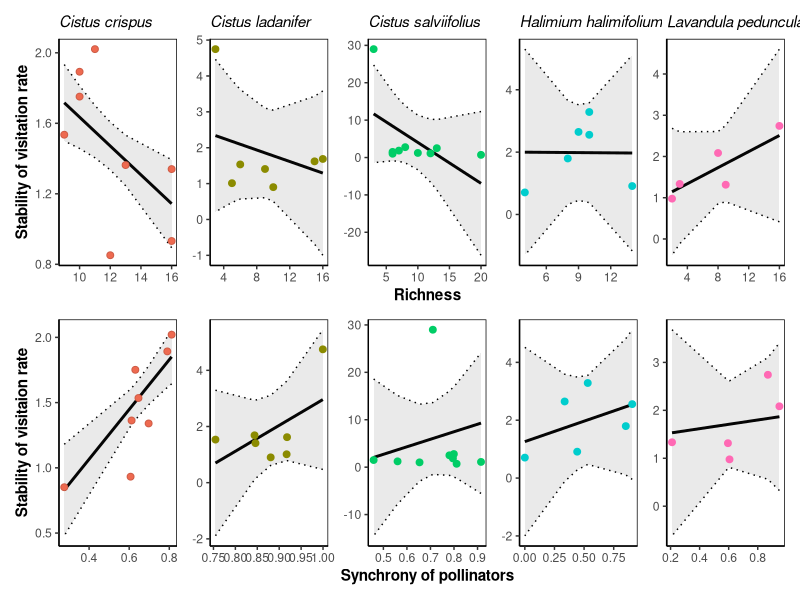

This chart was generated by the following R code:

library(tidyverse)
library(effects)
library(patchwork)

# stability data for five plant species present at least in five sites
# C.crispu, C. ladanifer, C. salviifolius, H.halimifolium and L. pedunculata

data_plant<- read.csv("Data/Stability_fivespecies.csv")
data_plant<-data_plant[,-1]


# Replace inf with NA
data_plant[sapply(data_plant, is.infinite)] <- NA

# We can express asynchrony as 1 - φ, 
#where φ is Loreau and de Mazancourt’s (2008)
data_plant$asynchrony= 1-data_plant$syncLM



# model plot (cv_1_visitation~S_total+asynchrony)
# plot for richness
plot_stabi_plant <- data_plant %>%
  nest_by(Plant_gen_sp) %>%
  mutate(mod = list(lm(cv_1_visitation~S_total+asynchrony,data))) %>%
  mutate(mod1 = list(ggeffects::ggpredict(mod, terms = "S_total"))) %>%
  mutate(plots = list(ggplot(mod1, aes(x, predicted)) + geom_line(size=1) +
  geom_ribbon(aes(ymin = conf.low, ymax = conf.high), linetype = 3, alpha=0.1, colour = "black")))

#Cistus crispus
p1=plot_stabi_plant$plots[[1]] + geom_point(data =data_plant %>% filter(Plant_gen_sp == "Cistus crispus"), 
  aes(x =  S_total, y = cv_1_visitation),color="coral3",fill="coral2", pch=21, size=2)+ 
  labs(x = "",y="Stability of visitation rate",subtitle = "Cistus crispus")+scale_x_continuous(limits = c(9, 16))+
  theme_classic ()+theme(panel.border = element_rect(colour = "black", fill=NA))+theme( plot.subtitle = element_text(face = "italic"))

#Cistus ladanifer
p2=plot_stabi_plant$plots[[2]] + geom_point(data = data_plant %>% filter(Plant_gen_sp == "Cistus ladanifer"), 
  aes(x =  S_total, y = cv_1_visitation),color="yellow4",fill="yellow4",pch=21, size=2)+ 
  labs(x = "",y=NULL,subtitle = "Cistus ladanifer")+scale_x_continuous(limits = c(3, 16))+ 
  theme_classic()+theme(panel.border = element_rect(colour = "black", fill=NA))+theme( plot.subtitle = element_text(face = "italic"))

#Cistus salviifolius
p3=plot_stabi_plant$plots[[3]] + geom_point(data = data_plant %>% filter(Plant_gen_sp == "Cistus salviifolius"), 
 aes(x =  S_total, y = cv_1_visitation),color= "springgreen3",fill="springgreen3",pch=21, size=2)+ 
  labs(x = "Richness",y=NULL,subtitle = "Cistus salviifolius")+scale_x_continuous(limits = c(3, 20))+  
  theme_classic()+theme(panel.border = element_rect(colour = "black", fill=NA))+theme( plot.subtitle = element_text(face = "italic"))

#Halimium halimifolium
p4=plot_stabi_plant$plots[[4]] + geom_point(data = data_plant %>% filter(Plant_gen_sp == "Halimium halimifolium"), 
  aes(x =  S_total, y = cv_1_visitation), color= "cyan3",fill="cyan3", pch=21, size=2)+ 
  labs(x = "",y=NULL,subtitle = "Halimium halimifolium")+ scale_x_continuous(limits = c(4, 14))+ 
  theme_classic()+theme(panel.border = element_rect(colour = "black", fill=NA))+theme( plot.subtitle = element_text(face = "italic"))

#Lavandula pedunculata
p5=plot_stabi_plant$plots[[5]] + geom_point(data = data_plant %>% filter(Plant_gen_sp == "Lavandula pedunculata"), 
  aes(x =  S_total, y = cv_1_visitation),color="hotpink",fill="hotpink",pch=21, size=2)+ 
  labs(x = "",y=NULL,subtitle = "Lavandula pedunculata")+  
  theme_classic()+theme(panel.border = element_rect(colour = "black", fill=NA))+theme( plot.subtitle = element_text(face = "italic"))




# model plot for asynchrony
plot_stabi_plant_2 <- data_plant %>%
  nest_by(Plant_gen_sp) %>%
  mutate(mod = list(lm(cv_1_visitation~S_total+asynchrony,data))) %>%
  mutate(mod1 = list(ggeffects::ggpredict(mod, terms = "asynchrony"))) %>%
  mutate(plots = list(ggplot(mod1, aes(x, predicted)) + geom_line(size=1) +
 geom_ribbon(aes(ymin = conf.low, ymax = conf.high),linetype = 3, alpha=0.1, colour = "black")))


#Cistus crispus
p1.1=plot_stabi_plant_2$plots[[1]] + geom_point(data = data_plant %>% filter(Plant_gen_sp == "Cistus crispus"), 
 aes(x =  asynchrony, y = cv_1_visitation),color="coral3",fill="coral2", pch=21, size=2)+ 
  labs(x = "",y="Stability of visitaion rate")+
  theme_classic()+theme(panel.border = element_rect(colour = "black", fill=NA))


#Cistus ladanifer
p2.1=plot_stabi_plant_2$plots[[2]] + geom_point(data = data_plant %>% filter(Plant_gen_sp == "Cistus ladanifer"), 
  aes(x =  asynchrony, y = cv_1_visitation),color="yellow4",fill="yellow4",pch=21, size=2)+ 
  labs(x = "",y=NULL)+  theme_classic()+theme(panel.border = element_rect(colour = "black", fill=NA))


#Cistus salviifolius
p3.1=plot_stabi_plant_2$plots[[3]] + geom_point(data = data_plant %>% filter(Plant_gen_sp == "Cistus salviifolius"), 
   aes(x =  asynchrony, y = cv_1_visitation),color= "springgreen3",fill="springgreen3",pch=21, size=2)+ 
  labs(x = "Synchrony of pollinators",y= NULL)+  theme_classic()+theme(panel.border = element_rect(colour = "black", fill=NA))


#Halimium halimifolium
p4.1=plot_stabi_plant_2$plots[[4]] + geom_point(data = data_plant %>% filter(Plant_gen_sp == "Halimium halimifolium"), 
  aes(x =  asynchrony, y = cv_1_visitation), color= "cyan3",fill="cyan3", pch=21, size=2)+ 
  labs(x = "",y=NULL)+  theme_classic()+theme(panel.border = element_rect(colour = "black", fill=NA))


#Lavandula pedunculata
p5.1=plot_stabi_plant_2$plots[[5]] + geom_point(data = data_plant %>% filter(Plant_gen_sp == "Lavandula pedunculata"), 
 aes(x =  asynchrony, y = cv_1_visitation), color="hotpink",fill="hotpink",pch=21, size=2)+ 
  labs(x = "",y=NULL)+  theme_classic()+theme(panel.border = element_rect(colour = "black", fill=NA))


#join plot
p1+p2+p3+p4+p5+p1.1+p2.1+p3.1+p4.1+p5.1+plot_layout(ncol = 5)& theme(axis.title = element_text(face="bold"))
